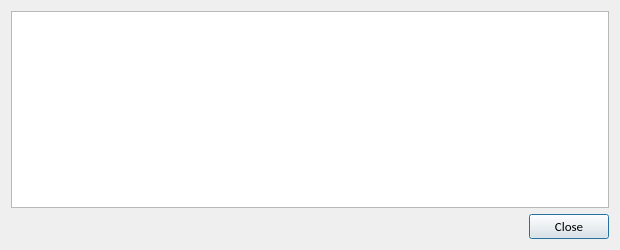
<?xml version="1.0" encoding="UTF-8"?>
<ui version="4.0">
 <class>TransactionDescDialog</class>
 <widget class="QDialog" name="TransactionDescDialog">
  <property name="geometry">
   <rect>
    <x>0</x>
    <y>0</y>
    <width>620</width>
    <height>250</height>
   </rect>
  </property>
  <property name="font">
   <font>
    <family>Calibri</family>
    <pointsize>10</pointsize>
   </font>
  </property>
  <property name="windowTitle">
   <string notr="true">Transaction details</string>
  </property>
  <layout class="QVBoxLayout" name="verticalLayout">
   <item>
    <widget class="QTextEdit" name="detailText">
     <property name="toolTip">
      <string>This pane shows a detailed description of the transaction</string>
     </property>
     <property name="readOnly">
      <bool>true</bool>
     </property>
    </widget>
   </item>
   <item>
    <widget class="QDialogButtonBox" name="buttonBox">
     <property name="orientation">
      <enum>Qt::Horizontal</enum>
     </property>
     <property name="standardButtons">
      <set>QDialogButtonBox::Close</set>
     </property>
    </widget>
   </item>
  </layout>
 </widget>
 <resources/>
 <connections>
  <connection>
   <sender>buttonBox</sender>
   <signal>accepted()</signal>
   <receiver>TransactionDescDialog</receiver>
   <slot>accept()</slot>
   <hints>
    <hint type="sourcelabel">
     <x>20</x>
     <y>20</y>
    </hint>
    <hint type="destinationlabel">
     <x>20</x>
     <y>20</y>
    </hint>
   </hints>
  </connection>
  <connection>
   <sender>buttonBox</sender>
   <signal>rejected()</signal>
   <receiver>TransactionDescDialog</receiver>
   <slot>reject()</slot>
   <hints>
    <hint type="sourcelabel">
     <x>20</x>
     <y>20</y>
    </hint>
    <hint type="destinationlabel">
     <x>20</x>
     <y>20</y>
    </hint>
   </hints>
  </connection>
 </connections>
</ui>
